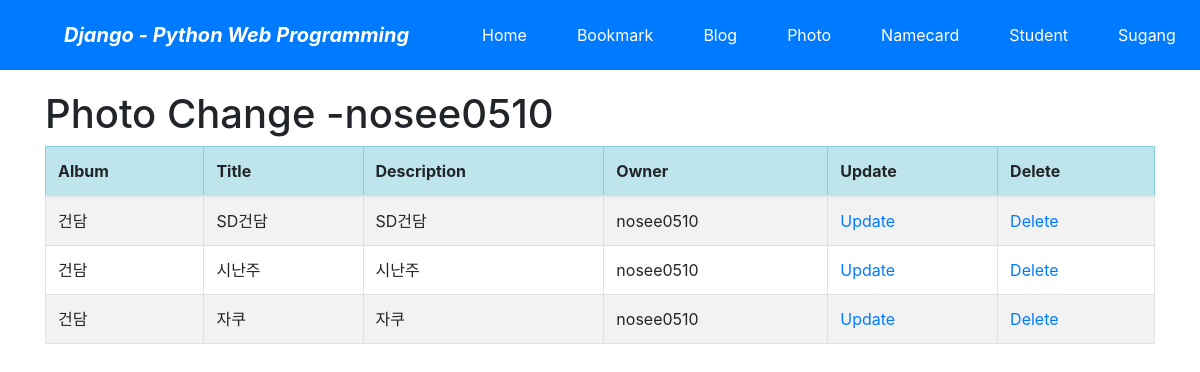
/photo1/photo1/change/ (signed in), run on the app's committed database.
### photo1/models.py (models this page shows, shortened)
class Photo1(models.Model):
    album = models.ForeignKey(Album1, on_delete=models.CASCADE)
    title = models.CharField('TITLE', max_length=30)
    description = models.TextField('Photo Description', blank=True)
    image = ThumbnailImageField('IMAGE', upload_to='photo1/%Y/%m') #upload_to 이미지가 저장될 폴더
    upload_dt = models.DateTimeField('UPLOAD DATE', auto_now_add=True)
    owner = models.ForeignKey('auth.User', on_delete=models.CASCADE, verbose_name='OWNER', blank=True, null=True)
    class Meta:
        ordering = ('title',)

class Album1(models.Model):
    name = models.CharField('NAME', max_length=30)
    description = models.CharField('One Line Description', max_length=100, blank=True)
    owner = models.ForeignKey('auth.User', on_delete=models.CASCADE, verbose_name='OWNER', blank=True)
    class Meta:
        ordering = ('name',)
    def __str__(self):
        return self.name

### photo1/views.py (the view)
# urls.py: path('photo1/change/', views.PhotoChangeLV.as_view(), name='photo1_change'),
class PhotoChangeLV(LoginRequiredMixin, ListView):
    model = Photo1
    template_name = 'photo1/photo1_change_list.html'
    def get_queryset(self):
        return Photo1.objects.filter(owner=self.request.user)

### photo1/templates/photo1/photo1_change_list.html (shortened to what this page needs)
{% extends "base.html" %}
{% block content %}
    <h1>Photo Change -{{user}}</h1>
    <table class="table table-striped table-bordered table-condensed">
        <thead>
        <tr class="table-info">
            <th>Album</th>
            <th>Title</th>
            <th>Description</th>
            <th>Owner</th>
            <th>Update</th>
            <th>Delete</th>
        </tr>
        </thead>
        <tbody>
        {% for item in object_list %}
        <tr>
            <td>{{ item.album }}</td>
            <td>{{ item.title }}</td>
            <td>{{ item.description }}</td>
            <td>{{ item.owner }}</td>
            <td><a href="{% url 'photo1:photo1_update' item.id %}">Update</a></td>
            <td><a href="{% url 'photo1:photo1_delete' item.id %}">Delete</a></td>
        </tr>
        {% endfor %}
        </tbody>
    </table>
{% endblock %}

### data on the page
Photo1: album "건담", title "SD건담", description "SD건담", owner "nosee0510"
Photo1: album "건담", title "시난주", description "시난주", owner "nosee0510"
Photo1: album "건담", title "자쿠", description "자쿠", owner "nosee0510"

### other printed values
{{ user }} "nosee0510"
